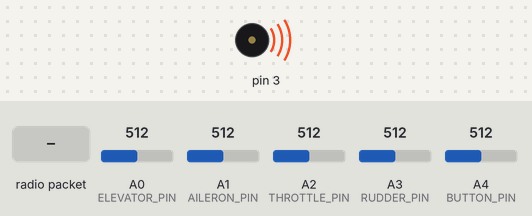
Bench run of a sketch on a simulated Arduino Uno, built with avr-gcc and run on an emulated ATmega328P. Parts: buzzer (waves = sounding). The test bench sets the inputs (shaded band); at power-on: A0 (ELEVATOR_PIN) = 512, A1 (AILERON_PIN) = 512, A2 (THROTTLE_PIN) = 512, A3 (RUDDER_PIN) = 512, A4 (BUTTON_PIN) = 512. No radio packets arrive unless stated; what the sketch prints to the serial monitor is not drawn.

Above: at 0.18 s.
At 1.2 s:
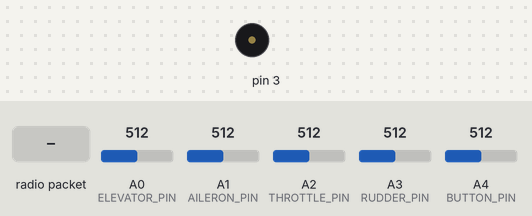
1.3 s: A0 (ELEVATOR_PIN) set to 716
3.5 s: A1 (AILERON_PIN) set to 716
5.7 s: A2 (THROTTLE_PIN) set to 716
7.9 s: A3 (RUDDER_PIN) set to 716
10.1 s: radio packet "1" arrives
12.7 s: radio packet "0" arrives
Timing chart, 0 to 15.7 s (numbered marks = the images above; inputs shaded):
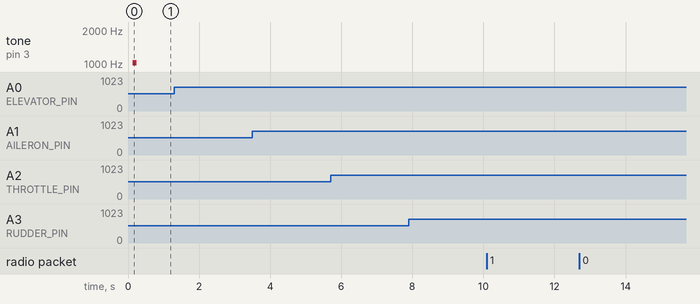

Measured:
- after the input at 1.3 s, every drawn part: stays the same
- after the input at 3.5 s, every drawn part: stays the same
- after the input at 5.7 s, every drawn part: stays the same
- after the input at 7.9 s, every drawn part: stays the same
- after the input at 10.1 s, every drawn part: stays the same
- after the input at 12.7 s, every drawn part: stays the same

The sketch:

RC_Full_Ground_Control.ino
```cpp
//#define __HUMAN_READABLE_SERIAL__

#include <SPI.h>
#include <LoRa.h>

#include "Controls.h"
#include "Buttons.h"
#include "CommonConstants.h"
#include "Radio.h"
#include "DataManager.h"

// Constants:
const int trimStep = 1; // Degrees to step trim per click

ButtonHandler buttonHandler;
DataManager telemetryManager(new char[64], 64);
DataManager radioDataManager(new char[maxRadioMessageLength], maxRadioMessageLength);
Radio radio(maxRadioMessageLength, airToGroundFrequency, groundToAirFrequency, airToGroundBandwidth, groundToAirBandwidth, groundToAirTxPower); // maxMessageLength, rxFrequency, txFrequency, rxBandwidth, txBandwidth, txPower in dBm

void setup() {
  analogReference(EXTERNAL); // Connected to the 3.3V supply
  pinMode(BUTTON_PIN,INPUT_PULLUP);
  Serial.begin(115200,SERIAL_8E2);

  radioDataManager.addData(reg_setDropDoor,lockDoorSignal); // Door is put in locked position initially

  // LoRa Setup:
  if (!radio.begin()){
    char failureMessage[] = {reg_groundRadioStarted, 1}; // 1 for startup failure
    transmitToPI(failureMessage,2);
    while (1); // If LoRa doesn't begin, stop execution.
  }
  char successMessage[] = {reg_groundRadioStarted, 0};// 0 for success
  transmitToPI(successMessage,2);
}

void loop() {
  // Control surface classes, initiated with the ranges of the controls: inputMin,inputMax,servoMin,servoCentre,servoMax,maxTrimDeviation:
  static Control ailerons (potLOW,potHIGH,30,90,150,40);
  static Control elevator (potLOW,potHIGH,35,90,180,40);
  static Control rudder   (potLOW,potHIGH,30,90,150,20);
  static Control throttle (potLOW,potHIGH,0 ,90,180,0 );

  static unsigned long currentTime = 0; // Time since program start
  static unsigned long nextGroundTelemetryTransmit = 0; // Time at which the next telemetry packet should be sent.
  static unsigned long nextAirTelemetryRequest = 0; // Time at which the next attempt to request telemetry from the plane should be made.
  static int radioPacketsSentSinceLastTelemetry = 0; // Radio packets sent since the last transmit to the PI

  static int avgLoopTime;
  avgLoopTime = (avgLoopTime + (millis()-currentTime)) / 2; // Take rolling average of loop times
  currentTime = millis();

  // Update the servo positions for each control surface:
  ailerons.updateServoPosition(analogRead(AILERON_PIN));
  elevator.updateServoPosition(analogRead(ELEVATOR_PIN));
  rudder.updateServoPosition(analogRead(RUDDER_PIN));
  throttle.updateServoPosition(analogRead(THROTTLE_PIN));

  radioDataManager.addData(reg_setAilerons, ailerons.getPos());
  radioDataManager.addData(reg_setElevator, elevator.getPos());
  radioDataManager.addData(reg_setRudder,   rudder.getPos());
  radioDataManager.addData(reg_setThrottle, throttle.getPos());

  // Handle button presses:
  int buttonPressed = buttonHandler.getButtonPressed(analogRead(BUTTON_PIN));
  unsigned long timePressed = buttonHandler.getPressedTime();

  if( buttonHandler.isPressHandled() == false) {
    bool isHandled = true; // Only set to false if a default section is reached

    // Buttons that require a long press (0.75 seconds):
    if(timePressed > 750){
      switch(buttonPressed){
        case camera_button:
          radioDataManager.addData(reg_setDropDoor,unlockDoorSignal); // The servo is only closed again on reset
          telemetryManager.addData(reg_setDropDoor,unlockDoorSignal);
          break;
        default:
          isHandled = false; // None of these buttons, so it wasn't handled
      }
    }else if(timePressed > 20){ // Buttons that require only a short press (50ms):

      switch ( buttonPressed ) {
        case no_button:
          break;
        case left_arrow:
          ailerons.adjustTrim(-trimStep);
          break;
        case right_arrow:
          ailerons.adjustTrim(trimStep);
          break;
        case up_arrow:
          elevator.adjustTrim(trimStep);
          break;
        case down_arrow:
          elevator.adjustTrim(-trimStep);
          break;
        case left_skip:
          rudder.adjustTrim(-trimStep);
          break;
        case right_skip:
          rudder.adjustTrim(trimStep);
          break;

        case centre_button:
          ailerons.resetTrim();
          elevator.resetTrim();
          break;
        case star_button:
          rudder.resetTrim();
          break;

        default:
          isHandled = false; // None of these buttons, so it wasn't handled.
      }
    }else{ // Not held for long enough
      isHandled = false;
    }
    if( isHandled == true && buttonPressed != no_button){ // A button has just been pressed
      tone(3, 1024, 100);
    }
    if( isHandled == true ){
      buttonHandler.updatePressHandled(); // Sets press handled to true (it is reset to false only on the next button press)
    }

  }

  // Receive data from PI:
  bool requestingTelemetry = false;

  // Append telemetry request to transmit buffer if it is time to request telemetry:
  if(currentTime > nextAirTelemetryRequest){
    nextAirTelemetryRequest = millis() + airTelemetryInterval;
    requestingTelemetry = true;
    radioDataManager.addData(reg_requestTelemetry, reg_requestTelemetry);
  }

  // Transmit data to plane:
  char* outDataBuffer; // Will point to the beginning of the radio data buffer array
  int outDataLength = 0; // Will contain length of the data in the radio data buffer array
  radioDataManager.getData(&outDataBuffer,&outDataLength);
  radioDataManager.resetDataBuffer();

  radio.transmitData(outDataBuffer,outDataLength);
  if(outDataLength > 0){
    radioPacketsSentSinceLastTelemetry++;
  }

  // Listen for returned telemetry
  if(requestingTelemetry){
    // Receive data from plane and add to buffer for transmit to PI
    static char inDataBuffer[maxRadioMessageLength]; // Actual dataBuffer array
    int inDataLength = 0; // Will contain length of data in the data buffer

    radio.receiveData(inDataBuffer,&inDataLength,millis()+45); // Wait no more than 45ms (avg ideal return seems to be 39-40ms)

    if(inDataLength > 0){
      //telemetryManager.addData(reg_testChannel1, inDataLength);
    }
    telemetryManager.addDataArray(inDataBuffer,inDataLength);

  }

  // Feedback data to PI:
  if(currentTime > nextGroundTelemetryTransmit){

    telemetryManager.addData(reg_setAilerons, ailerons.getPos());
    telemetryManager.addData(reg_setElevator, elevator.getPos());
    telemetryManager.addData(reg_setRudder,   rudder.getPos());
    telemetryManager.addData(reg_setThrottle, throttle.getPos());

    telemetryManager.addData(reg_aileronTrimPos,ailerons.getTrimCentre());
    telemetryManager.addData(reg_elevatorTrimPos,elevator.getTrimCentre());
    telemetryManager.addData(reg_rudderTrimPos,rudder.getTrimCentre());

    telemetryManager.addData(reg_groundLoopSpeed,avgLoopTime);
    telemetryManager.addData(reg_groundRSSI,radio.getAvgRSSI());

    float secondsSinceTelemetry = (millis() - (nextGroundTelemetryTransmit-groundTelemetryInterval)) / 1000.0;
    float radioPacketsPerSecond = ((float) radioPacketsSentSinceLastTelemetry) / secondsSinceTelemetry;
    telemetryManager.addData(reg_groundPacketSendRate, (int) radioPacketsPerSecond);
    radioPacketsSentSinceLastTelemetry = 0; // Reset radio packets counter.

    char* outDataBuffer; // Will point to the beginning of the telemetryBuffer array
    int outDataLength = 0; // Will contain length of the data in the telemetryBuffer array
    telemetryManager.getData(&outDataBuffer,&outDataLength);
    telemetryManager.resetDataBuffer();

    transmitToPI(outDataBuffer,outDataLength); // After this line, *outDataBuffer and outDataLength go out of scope.
    nextGroundTelemetryTransmit = millis() + groundTelemetryInterval;
  }
}

const char EOL[] = {255,254};
const int EOL_LEN = 2;

void transmitToPI(char txdata[], int len){
  #ifdef __HUMAN_READABLE_SERIAL__
    for(int i=0;i<len;i++){
      Serial.print((int) ((unsigned char) txdata[i]));Serial.print(",");
    }
    Serial.println();
  #else
    for(int i=0; i<len; i++){
      Serial.write(txdata[i]);
      delayMicroseconds(500);
    }
    Serial.write(EOL[0]);
    delayMicroseconds(500);
    Serial.write(EOL[1]);
//    Serial.write(txdata,len);
//    Serial.write(EOL,EOL_LEN); // EOL
  #endif
}
```

Buttons.h
```cpp
// Pin Numbers:
#define ELEVATOR_PIN A0
#define AILERON_PIN A1
#define THROTTLE_PIN A2
#define RUDDER_PIN A3
#define BUTTON_PIN A4

// analogRead LOW and analogRead HIGH:
#define potLOW 0 // Minimum potentiometer reading is 0.0V
#define potHIGH 1023 // Maximum potentiometer analogRead value (analogReference is tied to the 5.0V supply which supplies the potentiometers)

// Button analogRead values (assuming 5.0V is supplied):
#define no_button 1022

#define centre_button 515 // Reset elevator/aileron trim
#define left_arrow 449 // Trim ailerons left
#define right_arrow 590 // Trim ailerons right
#define up_arrow 674 // Trim elevator up
#define down_arrow 392 // Trim elevator down

#define left_skip 79 // Trim rudder left
#define right_skip 209 // Trim rudder right
#define camera_button 325 // Trigger drop door open
#define video_button 272
#define star_button 136 // Reset rudder trim

#define left_button 14
#define right_button 742

#define numButtons 13 // Number of different buttons in buttons[], inclusive of unpressed state
#define tolerance 5 // How close reading must be to actual button value

class ButtonHandler {
  public:

    int getButtonPressed(int pinReading) {
      // Update button press information, return the current button being held down.
      int pinMin = pinReading - tolerance;
      int pinMax = pinReading + tolerance;

      for(int i=0;i<numButtons;i++){
        if(pinMin < buttons[i] && pinMax > buttons[i]){ // If button i is currently held down:
          if(buttonPosition != buttons[i]){ // The button being pressed has just changed
            lastPressTime = millis(); // Updates timestamp, given this is a new press event.
            thisPressHandled = false; // This is a new press event, so it has not been handled yet.
            buttonPosition = buttons[i]; // Updates to the new button position
          }
          return buttonPosition; // Button found, no need to continue
        }
      }

      return no_button; // If no button found, return a no_button
    }

    unsigned long getPressedTime() {
      // Returns how long the current button has been pressed for.
      return (millis() - lastPressTime);
    }

    void updatePressHandled() {
      // Internally recognises that this current button press has been handled.
      thisPressHandled = true;
    }

    bool isPressHandled() {
      // Return whether the current button press has been handled or not.
      return thisPressHandled;
    }

  private:
    int buttonPosition = no_button; // The current button being pressed
    unsigned long lastPressTime = 0; // The time at which the last button trigger event occurred (i.e. a value was returned)
    bool thisPressHandled = false; // If an event has been triggered for the current button press yet

    int buttons[numButtons] = {no_button,centre_button,left_arrow,right_arrow,up_arrow,down_arrow,left_skip,right_skip,camera_button,video_button,star_button,left_button,right_button};
};
```

CommonConstants.h
```cpp
// This is an autogenerated file, see generate.py for edits. //

#define reg_setAilerons 0
#define reg_setElevator 1
#define reg_setRudder 2
#define reg_setThrottle 3
#define reg_setDropDoor 4
#define reg_setAutopilotState 5
#define reg_requestTelemetry 6
#define reg_reportedDropDoorState 64
#define reg_onboardLoopSpeed 65 // Calculated hectomicroseconds (0.1ms units) each loop takes on average.
#define reg_reportedControlState 66
#define reg_onboardRSSI 67 // Received signal strength (as a positive value, not negative)
#define reg_currentBattVoltage 68 // Voltage of battery (raw reading - processing to occur on PI)
#define reg_onboardCorruptedMessages 69
#define reg_onboardError 70 //
#define reg_onboardPacketReceiveRate 71 // Number of packets received since last request
#define reg_accelerometerX_HB 72 // High byte
#define reg_accelerometerX_LB 73 // Low byte
#define reg_accelerometerY_HB 74
#define reg_accelerometerY_LB 75
#define reg_accelerometerZ_HB 76
#define reg_accelerometerZ_LB 77
#define reg_gyroX_HB 78
#define reg_gyroX_LB 79
#define reg_gyroY_HB 80
#define reg_gyroY_LB 81
#define reg_gyroZ_HB 82
#define reg_gyroZ_LB 83
#define reg_groundLoopSpeed 128 // Milliseconds each loop takes on average.
#define reg_groundRSSI 129
#define reg_groundRadioStarted 130 // 0 for success, 1 for failure
#define reg_aileronTrimPos 131
#define reg_elevatorTrimPos 132
#define reg_rudderTrimPos 133
#define reg_groundPacketSendRate 134 // Incremented only when transmitted packet is >0 bytes.
#define reg_testChannel1 192
#define reg_testChannel2 193
#define reg_testChannel3 194
#define reg_testChannel4 195
#define reg_DO_NOT_USE 255

const int batteryVoltageReadingOffset = 550;
const int maxRadioMessageLength = 32; // Bytes
const int unlockDoorSignal = 100; // Signal to send from ground to unlock door.
const int lockDoorSignal = 200; // Signal to send from ground to lock door.
const long groundToAirFrequency = 459062500.0;
const long groundToAirBandwidth = 125000.0;
const long airToGroundFrequency = 434440000.0;
const long airToGroundBandwidth = 125000.0;
const int groundToAirTxPower = 20;
const int airToGroundTxPower = 10;
const int airTelemetryInterval = 500; // Milliseconds between requests for telemetry from plane.
const int groundTelemetryInterval = 250; // Milliseconds between sending Ground-Pi telemetry.
const int conflictingDropDoorMessageERR = 0; // Two messages sent to the drop door were both different
const int conflictingControlStateMessageERR = 1; // Two messages sent to change the control state were both different
```

Controls.h
```cpp
class Control {
  public:
    Control (int readingMIN,int readingMAX,int servoMIN,int servoCENTRE,int servoMAX,int max_trim_deviation) : inMIN(readingMIN), inMAX(readingMAX), outMIN(servoMIN), outCENTRE(servoCENTRE), outMAX(servoMAX), maxTrimDeviation(max_trim_deviation) {

      trimCENTRE = outCENTRE; // Trim centre defaults to the actual centre position.
    }

    int updateServoPosition(int newPinReading){
      // Update avgPinReading to the rolling average of it's previous value + incoming reading:
      avgPinReading  = ((avgPinReading  * (4-1)) + newPinReading )  / 4;
      pos = mapControlValue(avgPinReading);

      return pos;
    }

    void adjustTrim(int d){
      // Adjust trim position by a step of size "d" from the CURRENT position.
      trimCENTRE = constrain(trimCENTRE + d, outCENTRE-maxTrimDeviation, outCENTRE+maxTrimDeviation);
    }

    void resetTrim(){
      // Resets the trim to the default/initial central position.
      trimCENTRE = outCENTRE;
    }

    int getPos(){ return pos; };
    int getTrimCentre(){ return trimCENTRE; };

  private:
    const int inMIN, inMAX, outMIN, outCENTRE, outMAX; // Control range cannot be changed (outCENTRE refers to the default centre position)
    const int maxTrimDeviation; // How far from the default centre can the trim be

    int avgPinReading; // Hold the rolling average analog read values for this pin
    int pos; // Current servo position
    int trimCENTRE; // The output servo value which becomes the new centrepoint (i.e. the value that is read out when the stick is in the middle)

    int mapControlValue(int pinReading){
      // Map the input pinReading to an output servo value.
      float fractionalPosition = ((pinReading-inMIN)*1.0) / ((inMAX-inMIN)*1.0); // Input position as a fraction between 0 and 1
      float fractionalCentrePosition = ((trimCENTRE-outMIN)*1.0) / ((outMAX-outMIN)*1.0); // Centre position as a fraction between 0 and 1

      if(fractionalPosition <= 0.5){
        // pinReading is below or at the corresponding centrePosition
        int fractionalLowerHalfPosition = (fractionalPosition * 2.0)*1024.0; // Where 0 represents input/output minimum, and 1024 represents the input position corresponding to output centre
        int outPosition = map(fractionalLowerHalfPosition,0,1024,outMIN,trimCENTRE);
        return constrain(outPosition, outMIN, outMAX);
      }else{
        // Pin reading is above the correseponding centre position
        int fractionalUpperHalfPosition = ((1.0-fractionalPosition) * 2.0)*1024.0; // Where 1024 represents input/output centre, and 0 represents the input position corresponding to output max
        int outPosition = map(fractionalUpperHalfPosition,1024,0,trimCENTRE,outMAX);
        return constrain(outPosition, outMIN, outMAX);
      }
    }
};
```

DataManager.h
```cpp
class DataManager {
  public:
    DataManager (char *data_buffer, int data_buffer_length) : dataBuffer(data_buffer), dataBufferLength(data_buffer_length) {
    }

    void addData(char reg,char val){
      // Adds a char to the data buffer.
      dataBufferPos %= dataBufferLength; // Ensures dataBufferPos is never beyond the end of the buffer
      dataBuffer[dataBufferPos] = reg;
      dataBuffer[dataBufferPos+1] = val;
      dataBufferPos += 2;
    }

    void addData(int reg,int val){
      // Constrains and adds an integer to the data buffer.
      addData((char) reg, (char) constrain(val,0,255));
    }

    void addDataArray(char data[],int dataLength){
      // Adds an array of data to the data buffer.
      if(dataLength%2 != 0){ // Array must be even in length
        return;
      }
      for(int i=0;i<dataLength;i+=2){
        addData(data[i],data[i+1]);
      }
    }

    void getData(char** dataOut,int* len){
      // Sets dataOut to point to the beginning of the data buffer, and len to point to the end of the data contained within it
      *dataOut = dataBuffer;
      *len = dataBufferPos;
    }

    void resetDataBuffer(){
      // Resets the internal data buffer pointer
      dataBufferPos = 0; // Reset data buffer position
    }

  private:
    const int dataBufferLength;
    char *dataBuffer; // Defines the buffer for any outgoing data
    char dataBufferPos = 0;
};
```

Source omitted: Radio.h (3767 bytes)
